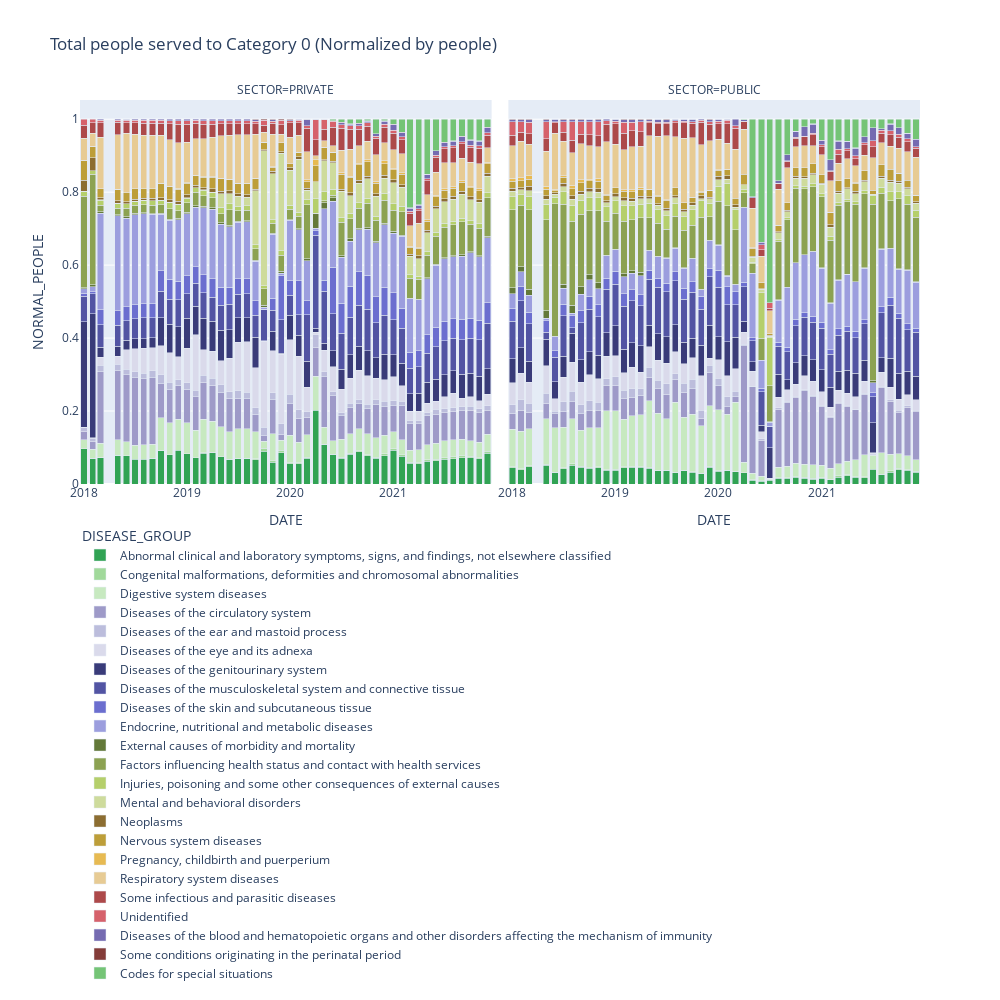

Notebook code for this chart:
### Markdown cell above
#### Graph to Normalized by people

### Code cell
fig = px.bar(data_temp, 
             x="DATE", 
             y="NORMAL_PEOPLE", 
             color="DISEASE_GROUP", 
             barmode="stack", 
             facet_col="SECTOR",
             width=1000, height=1000,
             color_discrete_map = dict_colors,
             title='Total people served to Category ' + CATEGORIA_STUDIO + ' (Normalized by people)',
            )


fig.update_layout(legend=dict(yanchor="top",
                              y=-0.1,
                              xanchor="left",
                              x=0
                             ),
                  showlegend=True
                 )

fig.show()
fig.write_html("results/Sector_Normalized_People_Cat-"+CATEGORIA_STUDIO+"_bar.html")
